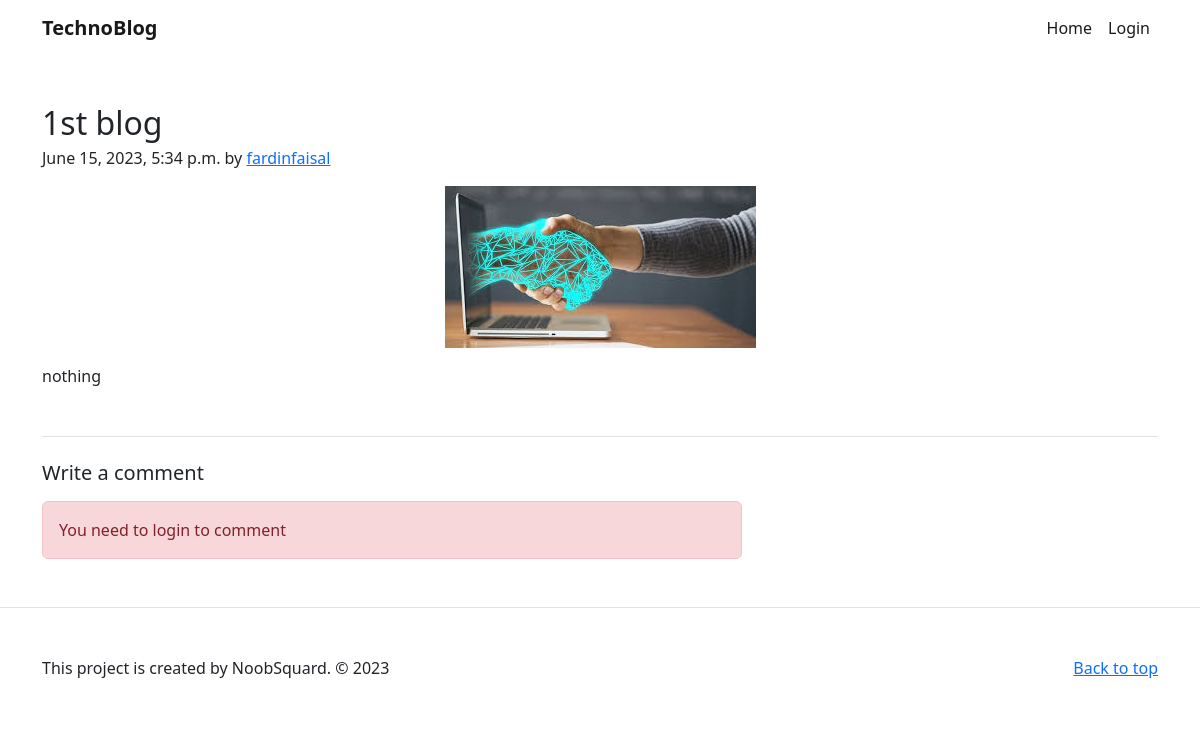
Before: /blog/1/ with the older database file.
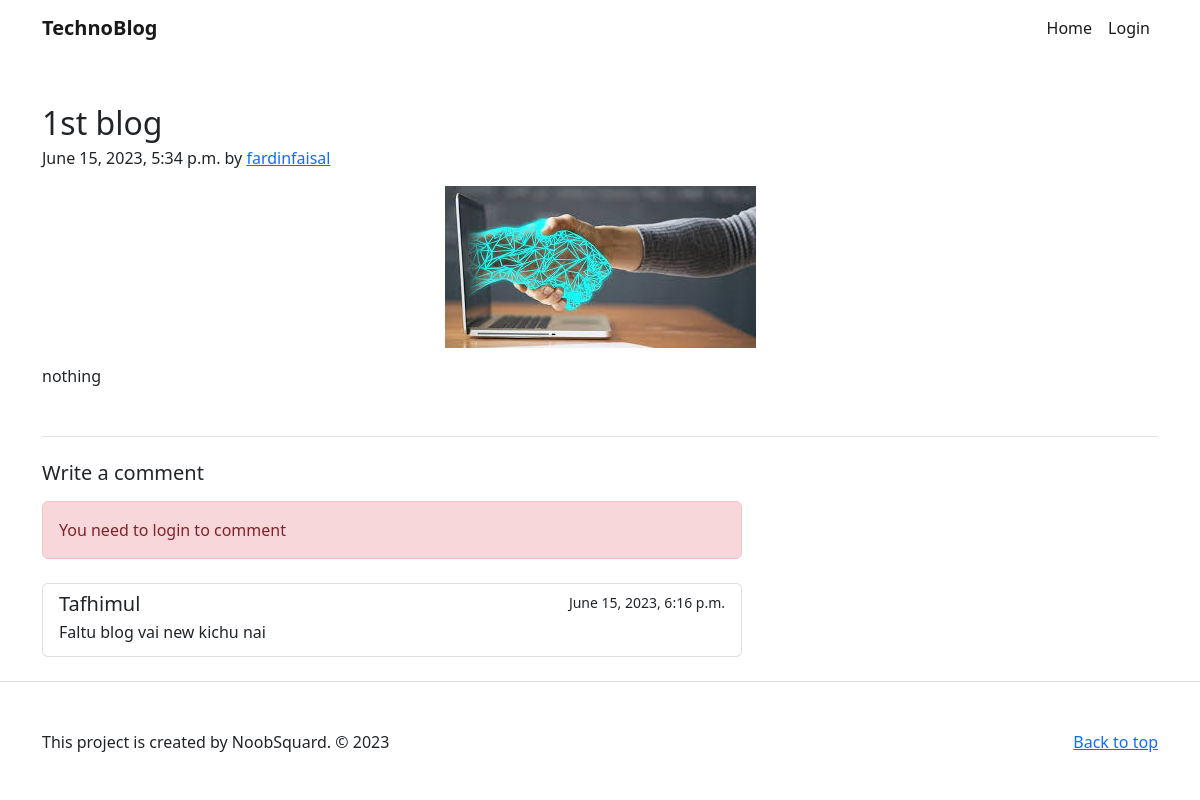
After: the same page with the newer database file.
### blog/models.py (models this page shows)
class Blog(models.Model):
    title = models.CharField(max_length=300)
    description = models.TextField(max_length=5000)
    featured_image = models.ImageField(upload_to='./assets/images', blank=True, null=True)
    created_at = models.DateTimeField(auto_now_add=True, null=True)
    user = models.ForeignKey(User, on_delete=models.CASCADE, null=True)

class Comment(models.Model):
    comment = models.TextField(max_length=5000)
    blog = models.ForeignKey(Blog, on_delete=models.CASCADE, null=True)
    user = models.ForeignKey(User, on_delete=models.CASCADE, null=True)
    created_at = models.DateTimeField(auto_now_add=True, null=True)

### blog/views.py (the view)
# urls.py: path('blog/<str:pk>/', views.blogDetails),
def blogDetails(request, pk):
    blog = Blog.objects.get(id=pk)
    if(request.method == 'POST'):
        comment_content = request.POST['comment'] # ! get the comment from the form
        comment = Comment(comment=comment_content, user=request.user, blog=blog)
        comment.save()
        return redirect('/blog/' + str(blog.id))
    comments = Comment.objects.filter(blog=blog)
    context = {'blog': blog, 'comments': comments}
    return render(request, 'blogDetails.html', context)

### blog/templates/blogDetails.html (shortened to what this page needs)
<!DOCTYPE html>
<html lang="en">
  <head>
    <link
      rel="stylesheet"
      href="https://cdnjs.cloudflare.com/ajax/libs/bootstrap/5.2.3/css/bootstrap.min.css"
    />
  </head>
  <body>
    {% include './common/header.html' %}
    <div class="container">
      <article class="blog-post my-5">
        <h2 class="blog-post-title mb-1">{{ blog.title }}</h2>
        <p class="blog-post-meta">
          {{ blog.created_at }} by
          <a href="/profile/{{ blog.user.id }}">{{ blog.user }}</a>
        </p>
        {% load static %}
        <img
          src="{% static blog.featured_image %}"
          alt="{{ blog.title }}"
          class="img-fluid my-3 mx-auto d-block"
        />
        <p>{{ blog.description }}</p>
      </article>
      <div class="border-top py-4">
        <div style="max-width: 700px">
          <h5 class="mb-3">Write a comment</h5>
          {% if request.user.is_authenticated %}
          <form action="" method="post">
            {% csrf_token %}
            <textarea
              class="form-control mb-3"
              name="comment"
              rows="5"
            ></textarea>
            <button type="submit" class="btn btn-primary">Submit</button>
          </form>
          {% else %}
          <div class="alert alert-danger">
            <p class="mb-0">You need to login to comment</p>
          </div>
          {% endif %}
          <div class="list-group mt-4">
            {% for comment in comments %}
            <div class="list-group-item list-group-item-action">
              <div class="d-flex w-100 justify-content-between">
                <h5 class="mb-1">
                  <a
                    class="text-decoration-none link-dark"
                    href="/user/{{ comment.user.id }}"
                    >{{ comment.user }}</a
                  >
                </h5>
                <small>{{ comment.created_at }}</small>
              </div>
              <p class="mb-1">{{ comment.comment }}</p>
            </div>
            {% endfor %}
          </div>
        </div>
      </div>
    </div>
    {% include './common/footer.html' %}
  </body>
</html>

### blog/templates/common/header.html (shortened to what this page needs)
<nav class="navbar navbar-expand-lg bg-body-tertiary">
  <div class="container">
    <a class="navbar-brand fw-bold" href="/">TechnoBlog</a>
    <div class="collapse navbar-collapse" id="navbarSupportedContent">
      <ul class="navbar-nav ms-auto mb-2 mb-lg-0">
        <li class="nav-item">
          <a class="nav-link active" href="/">Home</a>
        </li>
        <li class="nav-item">
          {% if request.user.is_authenticated %}
          <a class="nav-link active" href="/logout"
            >Logout
            <small class="text-muted">({{ request.user.username }})</small>
          </a>
          {% else %}
          <a class="nav-link active" href="/login">Login</a>
          {% endif %}
        </li>
      </ul>
    </div>
  </div>
</nav>

### blog/templates/common/footer.html (shortened to what this page needs)
<footer class="text-body-secondary py-5 border-top">
  <div class="container">
    <p class="float-end mb-1">
      <a href="#">Back to top</a>
    </p>
    <p class="mb-0">This project is created by NoobSquard. &copy; 2023</p>
  </div>
</footer>

Changed rows visible on the page:
added Comment: user "Tafhimul", created_at "June 15, 2023, 6:16 p.m.", comment "Faltu blog vai new kichu nai"
